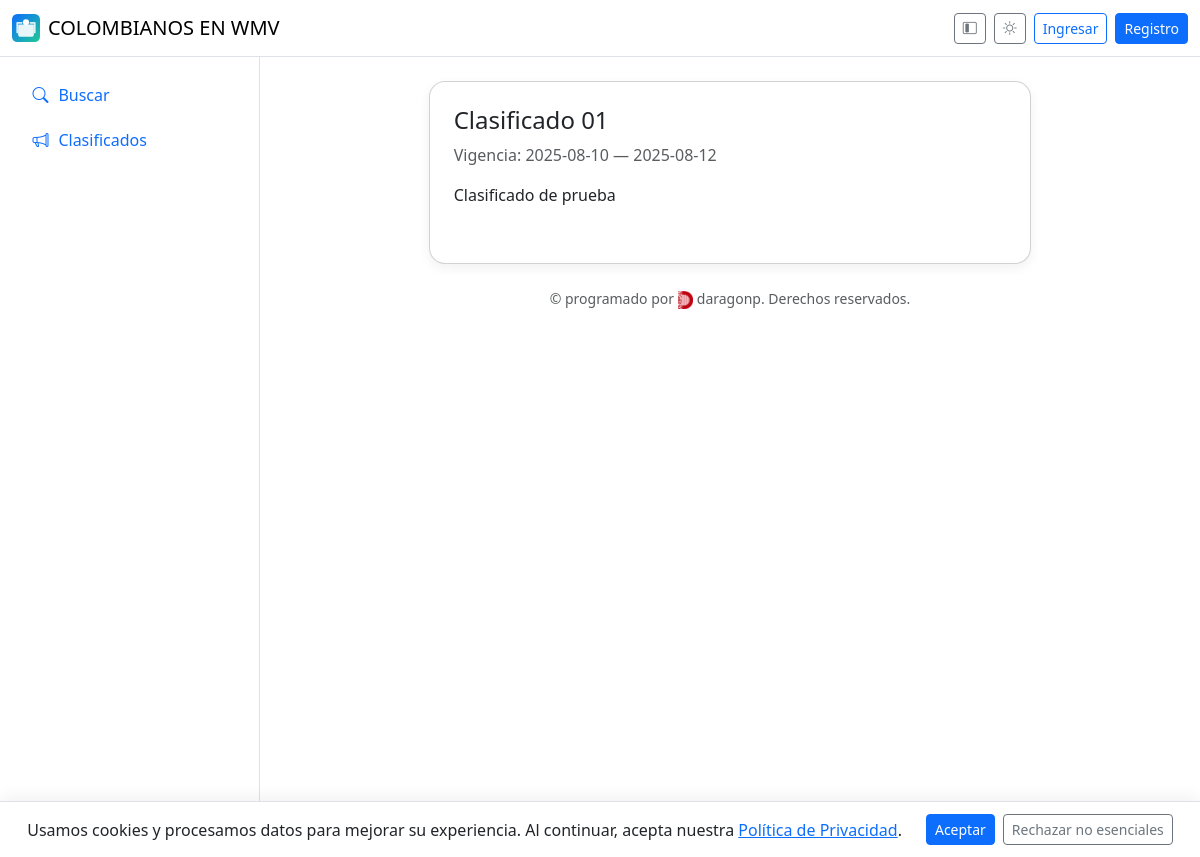
Page /clasificados/detail/1 on the earlier database version.
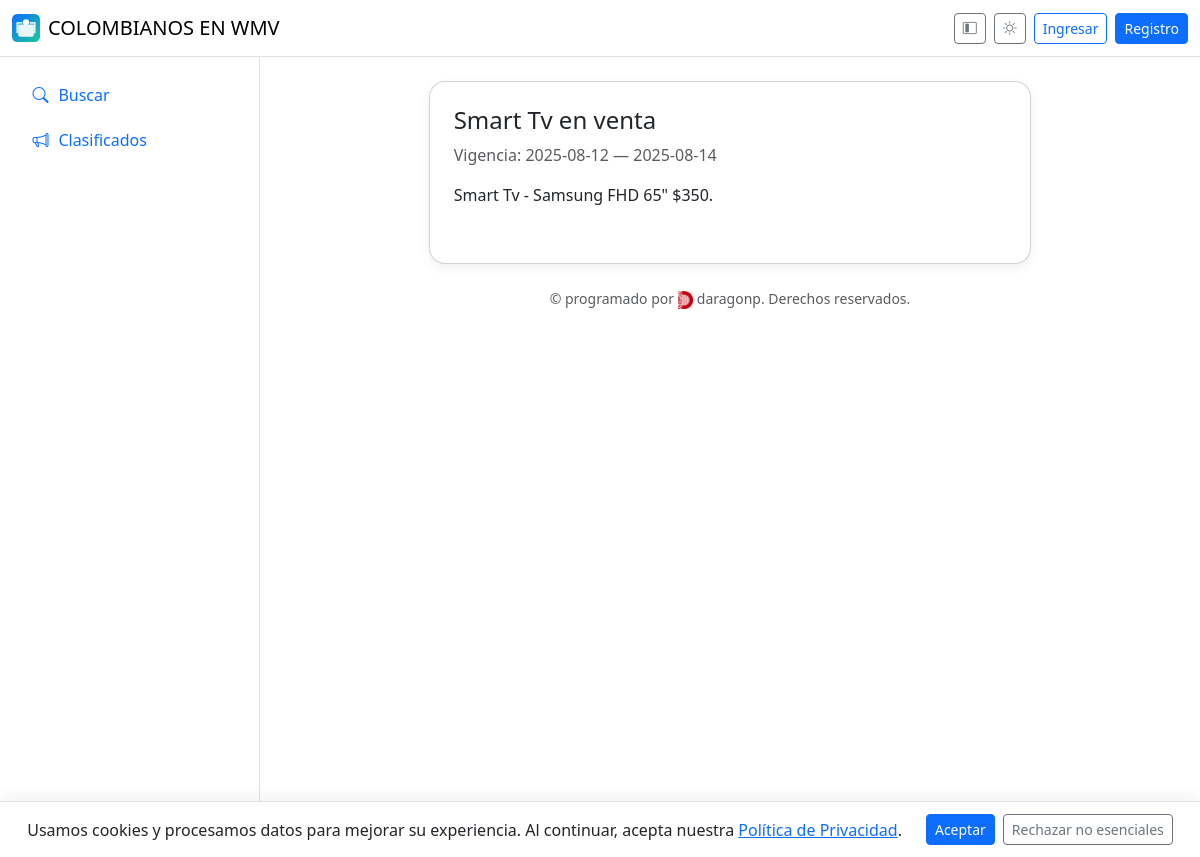
Same page on the later database version.
### app/models.py (models this page shows, shortened)
class Classified(db.Model):
    __tablename__ = "classified"
    id = db.Column(db.Integer, primary_key=True)
    title = db.Column(db.String(200), nullable=False)
    description = db.Column(db.Text)
    start_date = db.Column(db.Date)
    end_date = db.Column(db.Date)
    owner_id = db.Column(db.Integer, db.ForeignKey("user.id"), nullable=False)
    status = db.Column(db.String(20), default=ServiceStatus.PENDING.value)
    is_active = db.Column(db.Boolean, default=False)
    is_deleted = db.Column(db.Boolean, default=False)
    created_at = db.Column(db.DateTime, default=datetime.utcnow)
    approved_by = db.Column(db.Integer, db.ForeignKey("user.id"))
    approved_at = db.Column(db.DateTime)
    rejected_by = db.Column(db.Integer, db.ForeignKey("user.id"))
    rejected_at = db.Column(db.DateTime)

### app/classifieds.py (the view)
@classifieds_bp.route("/detail/<int:cid>")
def detail(cid):
    c = Classified.query.get_or_404(cid)
    if not c.is_deleted and (c.is_active and c.status==ServiceStatus.APPROVED.value or (current_user.is_authenticated and (current_user.id==c.owner_id or _is_admin()))):
        return render_template("classifieds/detail.html", c=c)
    flash("Clasificado no disponible.", "warning")
    return redirect(url_for("classifieds.public_list"))

### app/templates/classifieds/detail.html (shortened to what this page needs)
{% extends "base.html" %}
{% block content %}
<div class="row">
  <div class="col-lg-8 mx-auto">
    <div class="card card-shadow p-4">
      <h1 class="h4">{{ c.title }}</h1>
      <p class="text-body-secondary">Vigencia: {{ c.start_date }} — {{ c.end_date }}</p>
      <p>{{ c.description | replace('\n','<br>') | safe }}</p>
    </div>
  </div>
</div>
{% endblock %}

Differences in the rows shown:
changed Classified: title "Clasificado 01" → "Smart Tv en venta"; start_date "2025-08-10" → "2025-08-12"; end_date "2025-08-12" → "2025-08-14"; description "Clasificado de prueba" → "Smart Tv - Samsung FHD 65\" $350."
